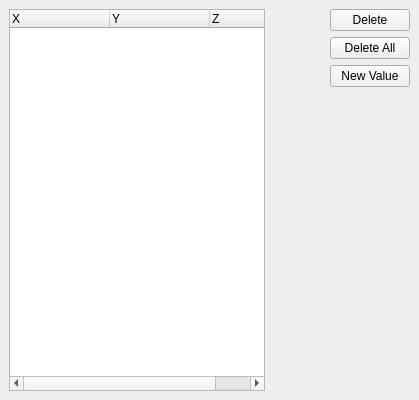
<ui version="4.0" >
 <class>ExtractLocationsPanel</class>
 <widget class="QWidget" name="ExtractLocationsPanel" >
  <property name="geometry" >
   <rect>
    <x>0</x>
    <y>0</y>
    <width>419</width>
    <height>400</height>
   </rect>
  </property>
  <property name="windowTitle" >
   <string>Form</string>
  </property>
  <layout class="QHBoxLayout" >
   <property name="margin" >
    <number>9</number>
   </property>
   <property name="spacing" >
    <number>6</number>
   </property>
   <item>
    <layout class="QHBoxLayout" >
     <property name="margin" >
      <number>0</number>
     </property>
     <property name="spacing" >
      <number>6</number>
     </property>
     <item>
      <widget class="QTreeWidget" name="Locations" >
       <property name="editTriggers" >
        <set>QAbstractItemView::DoubleClicked|QAbstractItemView::EditKeyPressed|QAbstractItemView::NoEditTriggers</set>
       </property>
       <property name="tabKeyNavigation" >
        <bool>true</bool>
       </property>
       <property name="alternatingRowColors" >
        <bool>true</bool>
       </property>
       <property name="selectionMode" >
        <enum>QAbstractItemView::ExtendedSelection</enum>
       </property>
       <property name="indentation" >
        <number>10</number>
       </property>
       <property name="rootIsDecorated" >
        <bool>false</bool>
       </property>
       <property name="itemsExpandable" >
        <bool>false</bool>
       </property>
       <property name="sortingEnabled" >
        <bool>false</bool>
       </property>
       <property name="allColumnsShowFocus" >
        <bool>false</bool>
       </property>
       <property name="columnCount" >
        <number>3</number>
       </property>
       <column>
        <property name="text" >
         <string>X</string>
        </property>
       </column>
       <column>
        <property name="text" >
         <string>Y</string>
        </property>
       </column>
       <column>
        <property name="text" >
         <string>Z</string>
        </property>
       </column>
      </widget>
     </item>
     <item>
      <spacer>
       <property name="orientation" >
        <enum>Qt::Horizontal</enum>
       </property>
       <property name="sizeHint" >
        <size>
         <width>40</width>
         <height>20</height>
        </size>
       </property>
      </spacer>
     </item>
     <item>
      <layout class="QVBoxLayout" >
       <property name="margin" >
        <number>0</number>
       </property>
       <property name="spacing" >
        <number>6</number>
       </property>
       <item>
        <widget class="QPushButton" name="Delete" >
         <property name="enabled" >
          <bool>true</bool>
         </property>
         <property name="toolTip" >
          <string>Delete selected values from the current set</string>
         </property>
         <property name="text" >
          <string>Delete</string>
         </property>
        </widget>
       </item>
       <item>
        <widget class="QPushButton" name="DeleteAll" >
         <property name="enabled" >
          <bool>true</bool>
         </property>
         <property name="toolTip" >
          <string>Delete all values</string>
         </property>
         <property name="text" >
          <string>Delete All</string>
         </property>
        </widget>
       </item>
       <item>
        <widget class="QPushButton" name="NewValue" >
         <property name="toolTip" >
          <string>Add a single value to the current set</string>
         </property>
         <property name="statusTip" >
          <string>Add a single value to the current set.</string>
         </property>
         <property name="text" >
          <string>New Value</string>
         </property>
        </widget>
       </item>
       <item>
        <spacer>
         <property name="orientation" >
          <enum>Qt::Vertical</enum>
         </property>
         <property name="sizeHint" >
          <size>
           <width>20</width>
           <height>40</height>
          </size>
         </property>
        </spacer>
       </item>
      </layout>
     </item>
    </layout>
   </item>
  </layout>
 </widget>
 <resources/>
 <connections/>
</ui>
